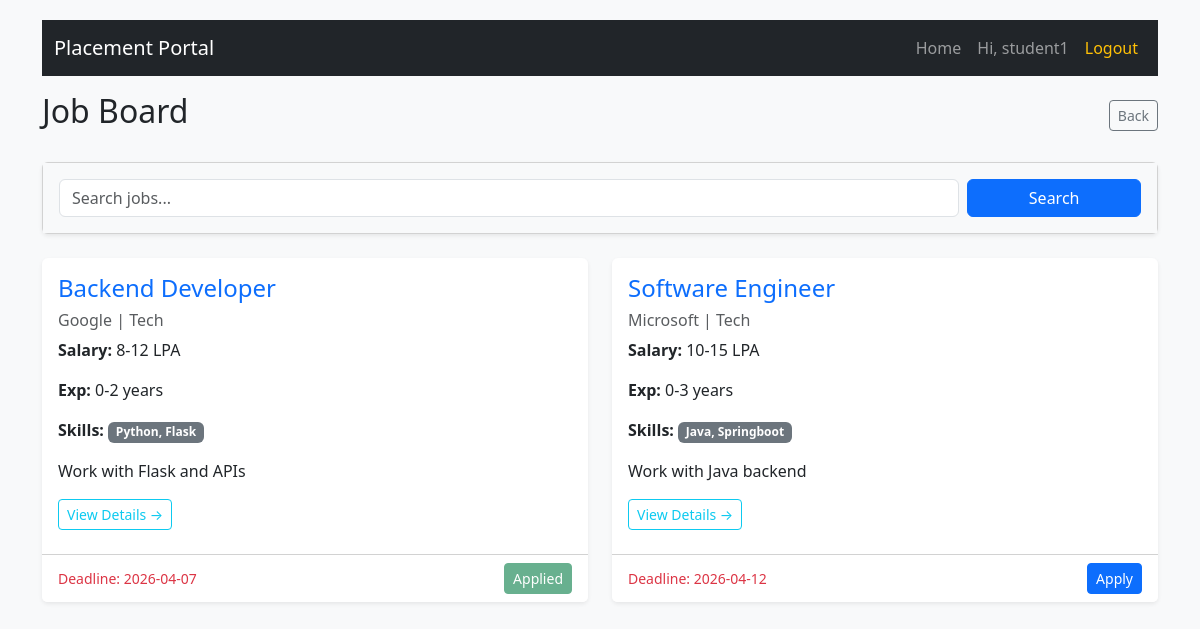
The page /student/jobs (signed in) on the database as committed earlier.
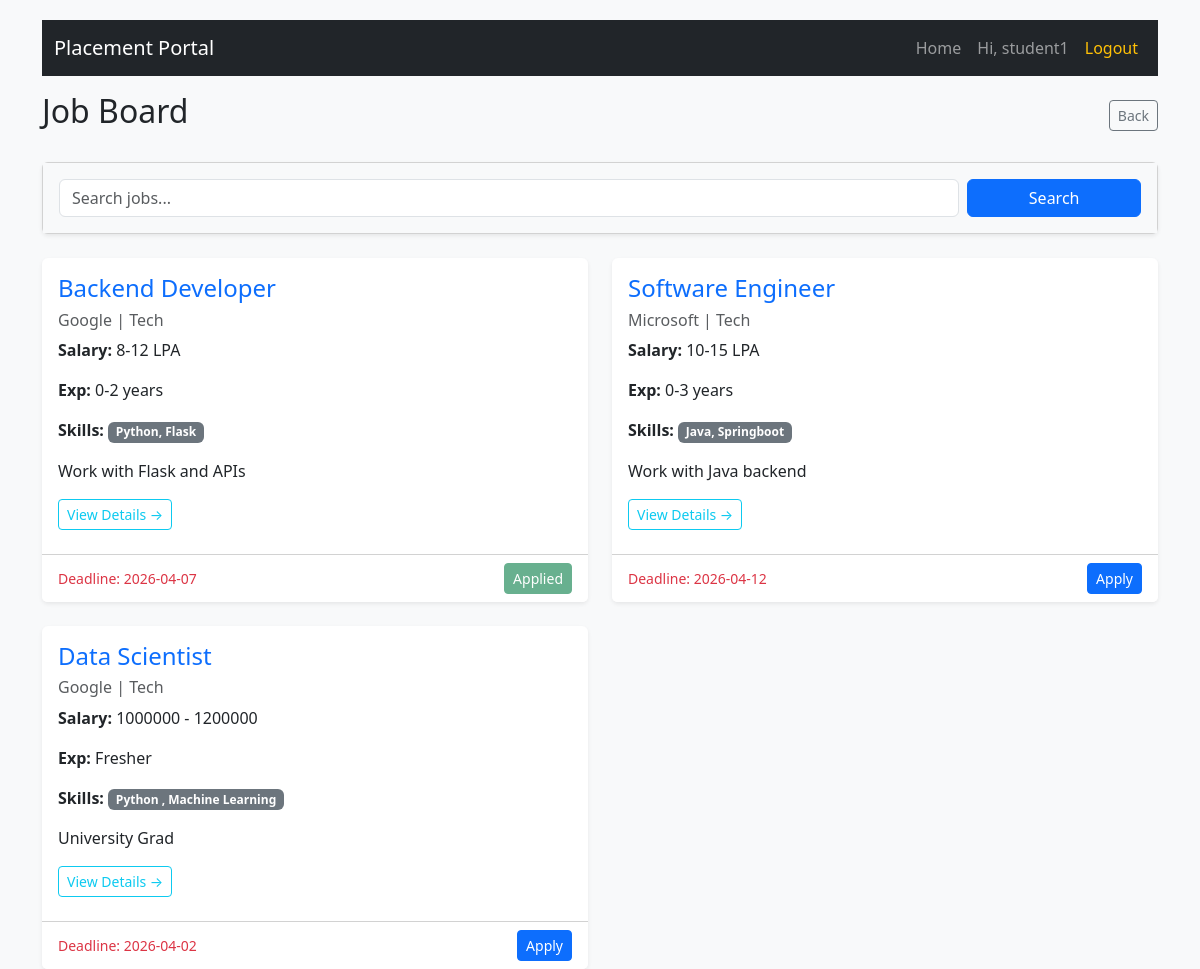
The same page on the database as committed later.
### application/database/models.py (models this page shows)
class User(db.Model, UserMixin):
    __tablename__ = 'user'
    id = db.Column(db.Integer, primary_key=True)
    username = db.Column(db.String(50), unique=True, nullable=False)
    hashedpassword = db.Column(db.String(length = 128), nullable=False)
    role = db.Column(db.String(20), nullable=False) # can be 'admin', 'company', 'student'
    status = db.Column(db.Boolean, default=True) # for blacklisitng purposes
    student_profile = db.relationship('Student', backref='user', uselist=False, cascade="all, delete-orphan")
    company_profile = db.relationship('Company', backref='user', uselist=False, cascade="all, delete-orphan")

class Placements(db.Model):
    __tablename__ = 'placements'
    id = db.Column(db.Integer, primary_key=True)
    company_id = db.Column(db.Integer, db.ForeignKey('company.id'), nullable=False)
    title = db.Column(db.String(100), nullable=False)
    description = db.Column(db.Text, nullable=False)
    reqSkills = db.Column(db.Text)
    experience = db.Column(db.String(50))
    salary = db.Column(db.String(50))
    deadline = db.Column(db.DateTime)
    website = db.Column(db.String(255))
    is_rejected = db.Column(db.Boolean, default=False)
    status = db.Column(db.Boolean, default=True) # Company can close the drive
    admin_approval = db.Column(db.Boolean, default=False) # Admin approves the drive
    applications = db.relationship('Application', backref='placements', lazy=True, cascade="all, delete-orphan")

class Company(db.Model):
    __tablename__ = 'company'
    id = db.Column(db.Integer, primary_key=True)
    user_id = db.Column(db.Integer, db.ForeignKey('user.id'), unique=True, nullable=False)
    company_name = db.Column(db.String(100), nullable=False)
    industry = db.Column(db.String(100),nullable = False)
    HRcontact = db.Column(db.String(10),nullable = False)
    approval = db.Column(db.Boolean, default=False) # Approval of the Admin for the company
    drives = db.relationship('Placements', backref='company', lazy=True, cascade="all, delete-orphan")

### application/student_mgmt.py (the view, shortened to what this page needs)
@app.route('/student/jobs')
@login_required
@role_required('student')
def job_board():
    search_query = request.args.get('search', '')
    query = models.Placements.query.join(models.Company).filter(
        models.Placements.admin_approval ==True,
        models.Placements.status ==True,
        models.Company.approval ==True
    )
    jobs = query.all()
    student = models.Student.query.filter_by(user_id=current_user.id).first()
    applied_job_ids =[app.job_id for app in student.applications]
    return render_template('job_board.html', jobs=jobs, search_query=search_query, applied_job_ids=applied_job_ids)

### application/__init__.py (called while the page is built)
@login_manager.user_loader
def load_user(user_id):
    return models.User.query.get(int(user_id))

def role_required(*roles):
    def wrapper(fn):
        @wraps(fn)
        def decorated_view(*args,**kwargs):
            if not current_user.is_authenticated:
                return login_manager.unauthorized()
            if current_user.role not in roles:
                flash("You do not have permission to access this page", "danger")
                return redirect(url_for('login'))
            return fn(*args , **kwargs)
        return decorated_view
    return wrapper

### application/templates/job_board.html
{% extends "base.html" %}
{% block content %}
<div class="d-flex justify-content-between mb-4 align-items-center">
    <h2>Job Board</h2>
    <a href="{{ url_for('student_dashboard') }}"
       class="btn btn-outline-secondary btn-sm">
        Back
    </a>
</div>
<div class="card mb-4 shadow-sm">
    <div class="card-body bg-light">
        <form method="GET"
              action="{{ url_for('job_board') }}"
              class="row g-2">
            <div class="col-md-10 col-12">
                <input type="text"
                       name="search"
                       class="form-control"
                       placeholder="Search jobs..."
                       value="{{ search_query }}">
            </div>
            <div class="col-md-2 col-12">
                <button type="submit"
                        class="btn btn-primary w-100">
                    Search
                </button>
            </div>
        </form>
    </div>
</div>
<div class="row row-cols-1 row-cols-md-2 g-4">
    {% for job in jobs %}
    <div class="col">
        <div class="card h-100 shadow-sm border-0 extra-card">
            <div class="card-body">
                <h4 class="text-primary">
                    {{ job.title }}
                </h4>
                <h6 class="text-muted">
                    {{ job.company.company_name }}
                    |
                    {{ job.company.industry }}
                </h6>
                <p><b>Salary:</b> {{ job.salary }}</p>
                <p>
                    <b>Exp:</b> {{ job.experience }}
                </p>
                <p>
                    <b>Skills:</b>
                    <span class="badge bg-secondary">
                        {{ job.reqSkills }}
                    </span>
                </p>
                <p class="text-truncate">
                    {{ job.description }}
                </p>
                <a href="{{ job.website }}"
                   target="_blank"
                   class="btn btn-sm btn-outline-info mb-2">
                    View Details →
                </a>
            </div>
            <div class="card-footer bg-white d-flex justify-content-between align-items-center">
                <small class="text-danger">
                    Deadline: {{job.deadline.strftime('%Y-%m-%d')}}
                </small>
                {% if job.id in applied_job_ids %}
                    <button class="btn btn-success btn-sm" disabled>Applied</button>
                {% else %}
                    <form action="{{ url_for('apply_job', job_id=job.id) }}" method="POST">
                        <button type="submit"class="btn btn-primary btn-sm">Apply</button>
                    </form>
                {% endif %}
            </div>
        </div>
    </div>
    {% else %}
    <div class="col-12">
        <div class="alert alert-info text-center">
            No jobs found
        </div>
    </div>
    {% endfor %}
</div>
{% endblock %}

### application/templates/base.html (shortened to what this page needs)
<!DOCTYPE html>
<html lang="en">
<head>
    <link href="https://cdn.jsdelivr.net/npm/bootstrap@5.3.0/dist/css/bootstrap.min.css" rel="stylesheet">
</head>
<body>
<div class="container">
    <nav class="navbar navbar-expand-lg navbar-dark bg-dark mb-3">
        <div class="container-fluid">
            <a class="navbar-brand" href="{{ url_for('home') }}">Placement Portal</a>
            <div class="collapse navbar-collapse" id="navBar">
                <ul class="navbar-nav ms-auto">
                    <li class="nav-item">
                        <a class="nav-link" href="{{ url_for('home') }}">Home</a>
                    </li>
                    {% if current_user.is_authenticated %}
                        <li class="nav-item">
                            <span class="nav-link">Hi, {{ current_user.username }}</span>
                        </li>
                        <li class="nav-item">
                            <a class="nav-link text-warning" href="{{ url_for('logout') }}">Logout</a>
                        </li>
                    {% endif %}
                </ul>
            </div>
        </div>
    </nav>
    <div>
        {% block content %}{% endblock %}
    </div>
</div>
</body>
</html>

### application/templates/base.html (style rules this page uses)
body { padding-top: 20px; background-color: #f8f9fa; }

Rows that differ between the two databases and show on the page:
added Placements: title "Data Scientist", company.company_name "Google", company.industry "Tech", salary "1000000 - 1200000", experience "Fresher", reqSkills "Python , Machine Learning", description "University Grad", deadline "2026-04-02"
